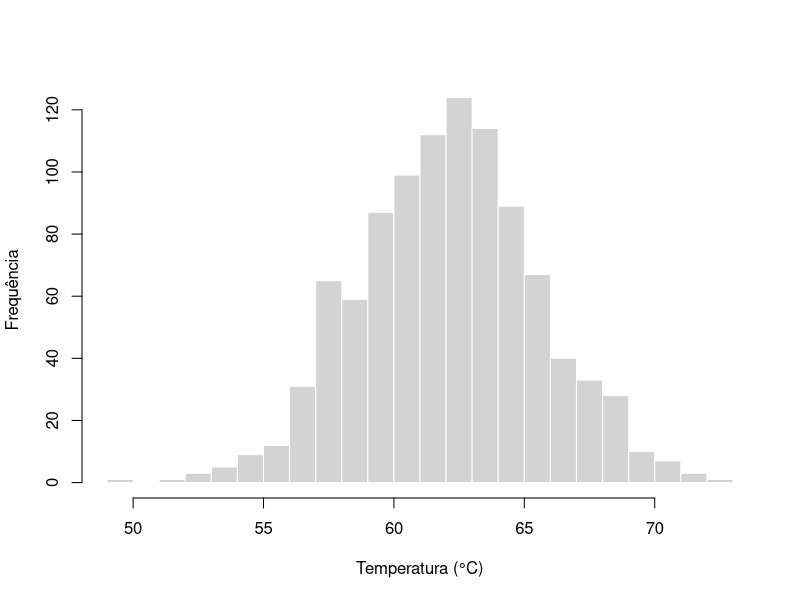
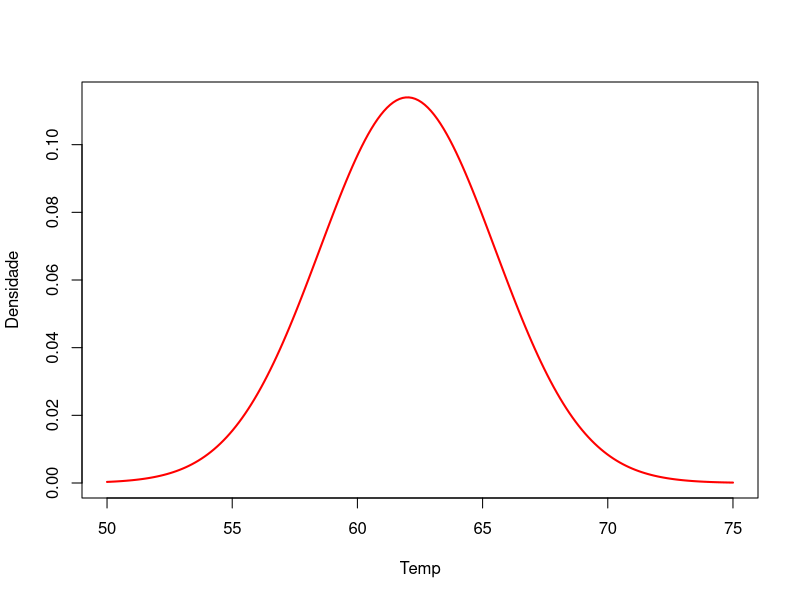
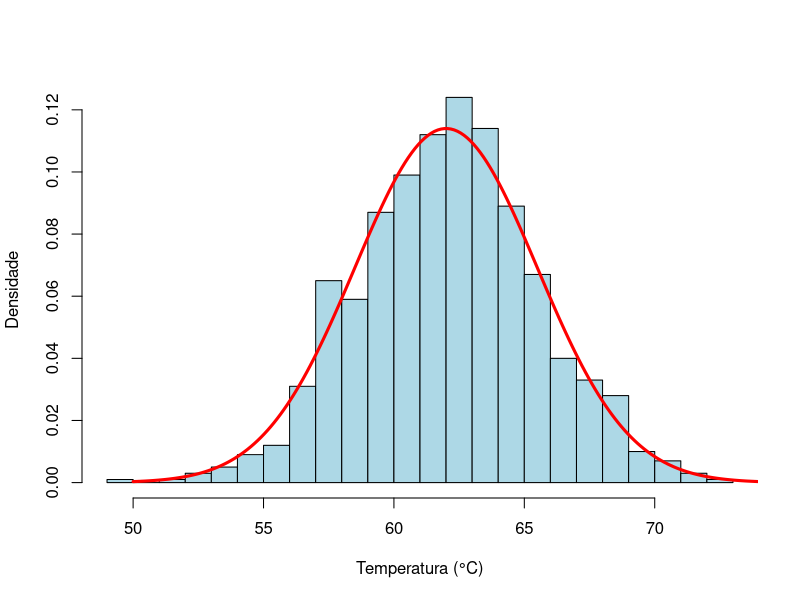

The R script that drew these images, in order:
#Questão 3
#--------------- QUESTÃO 3.1 ---------------#

gerar_temp <- function(n){ # Função que vai gerar os valores empíricos
  n_pares <- n/2
  
  # a) variáveis aleatórias uniformes independentes
  u1 <- runif(n_pares)
  u2 <- runif(n_pares)
  
  # b) Box-Muller
  z1 <- sqrt(-2 * log(u1)) * cos(2 * pi * u2) 
  z2 <- sqrt(-2 * log(u1)) * sin(2 * pi * u2)
  
  z <- c(z1, z2)
  
  # c) conversão para temperatura
  temp <- 62 + 3.5 * z
  return(temp)
}

#--------------- QUESTÃO 3.2 ---------------#

#Dados gerados a partir da Função Box-Muller
dados_box <- gerar_temp(1000)
head(dados_box)

#Dados gerados a partir da Função rnorm
dados_r <- rnorm(n = 1000,mean = 62,sd = 3.5)
head(dados_r)

#--------------- QUESTÃO 3.3 ---------------#

# Estatísticas para o seu método (Box-Muller) - EMPÍRICO
# Estatísticas para o método do R (rnorm) - TEÓRICO

# a)Mean: 
media_empirica <- mean(dados_box)
media_teorico <-mean(dados_r)

# b)Desvio Padrão:
desvio_empirico <- sd(dados_box)
desvio_teorico <- sd(dados_r)

# c)Max:
min_empirico <- min(dados_box)
min_teorico <- min(dados_r)

#c)Min:
max_empirico <- max(dados_box)
max_teorico <- max(dados_r)

# d)P(T > 68):
pd_empirica <- mean(dados_box > 68) #Média dos valores maiores que 68
pd_teorico <- 1 - pnorm(q = 68,mean = 62,sd = 3.5) # P(T > 68) = 1 - P(T <= 68)


# e)P(60 < T < 65):
pe_empirica <- mean(dados_box > 60 & dados_box < 65) #Média dos valores no intervalo
pe_teorico <- pnorm(q = 65,mean = 62,sd = 3.5) - pnorm(q = 60,mean = 62,sd = 3.5)
#P(60 < T < 65) = P(T <= 65) - P(T <= 60)

# f)Existe T > 75 ?
pf_empirica <- sum(dados_box > 75) #Número de valores maiores que 75 (igual a zero.)
# f)P(T > 75):
pf_teorico <- 1 - pnorm(q = 75,mean = 62,sd = 3.5) ## P(T > 75) = 1 - P(T <= 75)

#--------------- QUESTÃO 3.4 ---------------#

# (a) Histograma apenas com os dados simulados
hist(dados_box, 
     breaks = 30, 
     col = "lightgray", 
     border = "white",
     main = "", 
     xlab = "Temperatura (°C)", 
     ylab = "Frequência")

# Gráfico da normal isolada (Curva Clássica)
x_curva <- seq(50, 75, length = 200)
y_curva <- dnorm(x_curva, mean = 62, sd = 3.5)
plot(x_curva, y_curva, type = "l", col = "red", lwd = 2,
     main = "", xlab = "Temp", ylab = "Densidade")

# (b) PDF Teórica sobreposta ao Histograma
hist(dados_box, 
     breaks = 30, 
     probability = TRUE, 
     col = "lightblue", 
     main = "", 
     xlab = "Temperatura (°C)", ylab = "Densidade")

lines(x_curva, y_curva, col = "red", lwd = 3) # Linhas da Normal
